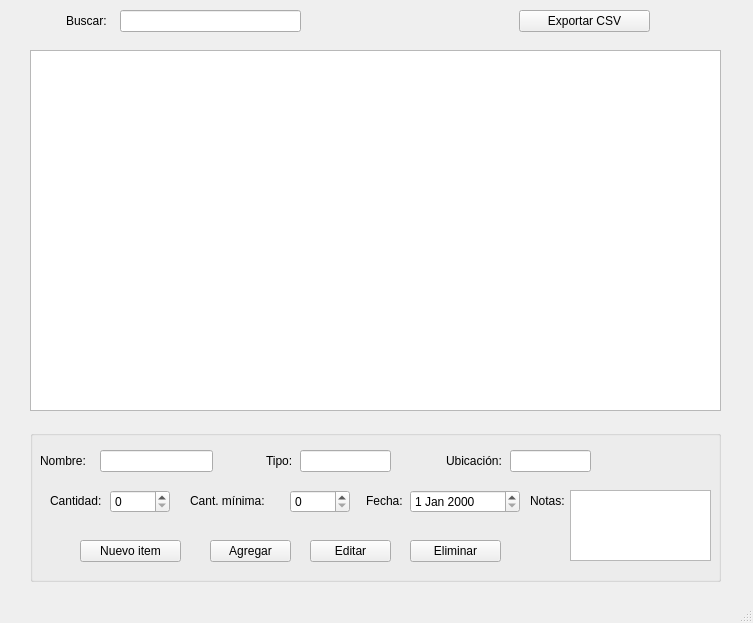
<?xml version="1.0" encoding="UTF-8"?>
<ui version="4.0">
 <class>MainWindow</class>
 <widget class="QMainWindow" name="MainWindow">
  <property name="geometry">
   <rect>
    <x>0</x>
    <y>0</y>
    <width>753</width>
    <height>623</height>
   </rect>
  </property>
  <property name="windowTitle">
   <string>MainWindow</string>
  </property>
  <property name="styleSheet">
   <string notr="true">font: 700 italic 9pt &quot;Nimbus Sans [URW ]&quot;;</string>
  </property>
  <widget class="QWidget" name="centralwidget">
   <widget class="QTableWidget" name="tableWidget">
    <property name="geometry">
     <rect>
      <x>30</x>
      <y>50</y>
      <width>691</width>
      <height>361</height>
     </rect>
    </property>
   </widget>
   <widget class="QGroupBox" name="groupBox">
    <property name="geometry">
     <rect>
      <x>30</x>
      <y>430</y>
      <width>691</width>
      <height>152</height>
     </rect>
    </property>
    <property name="title">
     <string/>
    </property>
    <widget class="QLineEdit" name="nombre_2">
     <property name="geometry">
      <rect>
       <x>70</x>
       <y>20</y>
       <width>113</width>
       <height>22</height>
      </rect>
     </property>
    </widget>
    <widget class="QSpinBox" name="cantidad">
     <property name="geometry">
      <rect>
       <x>80</x>
       <y>60</y>
       <width>60</width>
       <height>23</height>
      </rect>
     </property>
     <property name="maximum">
      <number>999999</number>
     </property>
    </widget>
    <widget class="QPushButton" name="agregar">
     <property name="geometry">
      <rect>
       <x>180</x>
       <y>110</y>
       <width>81</width>
       <height>22</height>
      </rect>
     </property>
     <property name="text">
      <string>Agregar</string>
     </property>
    </widget>
    <widget class="QPushButton" name="editar">
     <property name="geometry">
      <rect>
       <x>280</x>
       <y>110</y>
       <width>81</width>
       <height>22</height>
      </rect>
     </property>
     <property name="text">
      <string>Editar</string>
     </property>
    </widget>
    <widget class="QPushButton" name="eliminar">
     <property name="geometry">
      <rect>
       <x>380</x>
       <y>110</y>
       <width>91</width>
       <height>22</height>
      </rect>
     </property>
     <property name="text">
      <string>Eliminar</string>
     </property>
    </widget>
    <widget class="QDateEdit" name="fecha">
     <property name="geometry">
      <rect>
       <x>380</x>
       <y>60</y>
       <width>110</width>
       <height>23</height>
      </rect>
     </property>
    </widget>
    <widget class="QLineEdit" name="tipo_2">
     <property name="geometry">
      <rect>
       <x>270</x>
       <y>20</y>
       <width>91</width>
       <height>22</height>
      </rect>
     </property>
    </widget>
    <widget class="QLineEdit" name="ubicacion_2">
     <property name="geometry">
      <rect>
       <x>480</x>
       <y>20</y>
       <width>81</width>
       <height>22</height>
      </rect>
     </property>
    </widget>
    <widget class="QLabel" name="nombre">
     <property name="geometry">
      <rect>
       <x>10</x>
       <y>20</y>
       <width>57</width>
       <height>21</height>
      </rect>
     </property>
     <property name="text">
      <string>Nombre:</string>
     </property>
    </widget>
    <widget class="QLabel" name="tipo">
     <property name="geometry">
      <rect>
       <x>236</x>
       <y>20</y>
       <width>31</width>
       <height>21</height>
      </rect>
     </property>
     <property name="text">
      <string>Tipo:</string>
     </property>
    </widget>
    <widget class="QLabel" name="ubicacion">
     <property name="geometry">
      <rect>
       <x>416</x>
       <y>20</y>
       <width>61</width>
       <height>21</height>
      </rect>
     </property>
     <property name="text">
      <string>Ubicación:</string>
     </property>
    </widget>
    <widget class="QLabel" name="cantidad_2">
     <property name="geometry">
      <rect>
       <x>20</x>
       <y>60</y>
       <width>60</width>
       <height>21</height>
      </rect>
     </property>
     <property name="text">
      <string>Cantidad:</string>
     </property>
    </widget>
    <widget class="QLabel" name="fecha_2">
     <property name="geometry">
      <rect>
       <x>336</x>
       <y>60</y>
       <width>41</width>
       <height>21</height>
      </rect>
     </property>
     <property name="text">
      <string>Fecha:</string>
     </property>
    </widget>
    <widget class="QPushButton" name="nuevo">
     <property name="geometry">
      <rect>
       <x>50</x>
       <y>110</y>
       <width>101</width>
       <height>22</height>
      </rect>
     </property>
     <property name="text">
      <string>Nuevo item</string>
     </property>
    </widget>
    <widget class="QLabel" name="labelCantidadMinima">
     <property name="geometry">
      <rect>
       <x>160</x>
       <y>60</y>
       <width>95</width>
       <height>21</height>
      </rect>
     </property>
     <property name="text">
      <string>Cant. mínima:</string>
     </property>
    </widget>
    <widget class="QSpinBox" name="cantidadMinima">
     <property name="geometry">
      <rect>
       <x>260</x>
       <y>60</y>
       <width>60</width>
       <height>23</height>
      </rect>
     </property>
     <property name="maximum">
      <number>999999</number>
     </property>
    </widget>
    <widget class="QPlainTextEdit" name="notes_2">
     <property name="geometry">
      <rect>
       <x>540</x>
       <y>60</y>
       <width>141</width>
       <height>71</height>
      </rect>
     </property>
    </widget>
    <widget class="QLabel" name="notes">
     <property name="geometry">
      <rect>
       <x>500</x>
       <y>60</y>
       <width>41</width>
       <height>21</height>
      </rect>
     </property>
     <property name="text">
      <string>Notas:</string>
     </property>
    </widget>
   </widget>
   <widget class="QLineEdit" name="buscar_2">
    <property name="geometry">
     <rect>
      <x>120</x>
      <y>10</y>
      <width>181</width>
      <height>22</height>
     </rect>
    </property>
   </widget>
   <widget class="QLabel" name="buscar">
    <property name="geometry">
     <rect>
      <x>66</x>
      <y>10</y>
      <width>51</width>
      <height>21</height>
     </rect>
    </property>
    <property name="text">
     <string>Buscar:</string>
    </property>
   </widget>
   <widget class="QPushButton" name="exportar">
    <property name="geometry">
     <rect>
      <x>519</x>
      <y>10</y>
      <width>131</width>
      <height>22</height>
     </rect>
    </property>
    <property name="text">
     <string>Exportar CSV</string>
    </property>
   </widget>
  </widget>
  <widget class="QStatusBar" name="statusbar"/>
 </widget>
 <resources/>
 <connections/>
</ui>
